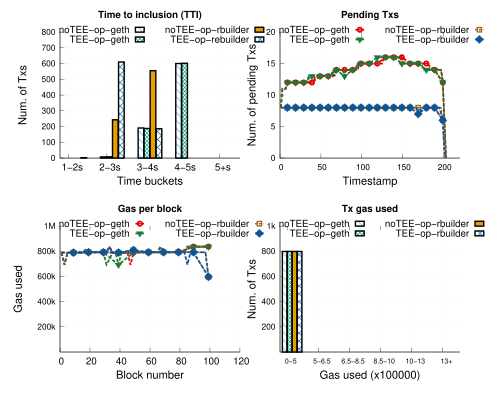

The script that saved this image:
# 
# Author: Peterson Yuhala
#

#set term postscript size 3.3in,2.8in linewidth 1 color eps enhanced 22
set term postscript size 5in,4in linewidth 1 color eps enhanced 22
#call "common.gnuplot" "3.4in, 3.9in"
set encoding utf8

set output "pbs_builders_uniswap.eps"
set datafile separator comma

load "styles.inc"
load "common.gnuplot" 
load "linetypes.gnuplot"

## Variables
COEFF = 1000  # how much we multiply values; in this case we are changin seconds to milli seconds


mp_startx=0.12
mp_starty=0.08
mp_height=0.80
mp_rowgap=0.17
mp_colgap=0.08
mp_width=0.80      


font_size = 14
label_size = 18

eval mpSetup(2,2)

set ytics nomirror
set grid y
set ytics font ",12"


eval mpNext
# --- GRAPH a (top left)


set title "Time to inclusion (TTI)" font "Helvetica-bold,14" #offset 0,-0.2

set ylabel "Num. of Txs" font ",16"  offset 2.5,0
set xlabel "Time buckets" font ",16"
set xtics font ",14"


set xtics("1-2s" 0, "2-3s" 1, "3-4s" 2, "4-5s" 3, "5+s" 4) font ",14"
#set xtics rotate by 60

set style fill solid border -1
set boxwidth 0.15
set xtics offset 0.4,0.4,0
set ytics offset 0.5,0,0
set xlabel offset 0,1,0

dx=0.08
#set offset 25, -0.5, 0, 0 #left,right,top,bottom

#set xrange[0:400]
set yrange [0:800]

#set key samplen 1 font ",14" at graph 0.5,0.95
#set key maxrows 1 samplen 0.5 width -2 invert center at graph 1.1,1.125 font ",12"
#set key samplen 1 font ",14" at graph 0.5,0.95

set key samplen 0.75 maxrows 2 at graph 0.5, 0.98 center font ",14"



plot 'data/uniswap/pbs_notee_op-geth-uniswap_tti.csv' u ($1-dx):3 t "noTEE-op-geth" with boxes ls 1 lc rgb C2 fillstyle pattern 4, \
    'data/uniswap/pbs_tee_op-geth_uniswap_tti.csv' u ($1+dx):3 t "TEE-op-geth"  with boxes ls 1 lc rgb C3 fillstyle pattern 2, \
    'data/uniswap/pbs_notee_op-rbuilder-uniswap_tti.csv' u ($1+3*dx):3 t "noTEE-op-rbuilder"  with boxes ls 1 lc rgb C1 fillstyle pattern 3, \
    'data/uniswap/pbs_tee_op-rbuilder_uniswap_tti.csv' u ($1+5*dx):3 t "TEE-op-rebuilder"  with boxes ls 1 lc rgb C5 fillstyle pattern 9
     
unset xtics
eval mpNext
# --- GRAPH b (top right)
set xrange[0:220]


set yrange [0:20]
set title "Pending Txs" font "Helvetica-bold,14" #offset 0,-0.2

set ylabel "Num. of pending Txs" font ",16"  offset 2.5,0
set xlabel "Timestamp" font ",16" 
set xtics offset 0,0.4,0 font ",12"


#set key samplen 1 maxrows 1 center top outside at graph 0.5, 1.0 font ",14"

plot 'data/uniswap/pbs_notee_op-geth-uniswap_pending_tx.csv' u 1:3 every 2  w l ls 2006 notitle, \
      '' u 1:3 every 10 t "noTEE-op-geth" w lp ls 2006, \
     'data/uniswap/pbs_tee_op-geth_uniswap_pending_tx.csv' u 1:3 every 2  w l ls 2007 notitle, \
     '' u 1:3 every 10 t "TEE-op-geth" w lp ls 2007, \
     'data/uniswap/pbs_notee_op-rbuilder-uniswap_pending_tx.csv' u 1:3 every 2 w l ls 22004 notitle, \
     '' u 1:3 every 10 t "noTEE-op-rbuilder" w lp ls 22004, \
     'data/uniswap/pbs_tee_op-rbuilder_uniswap_pending_tx.csv' u 1:3 every 2 w l ls 22001 notitle, \
        '' u 1:3 every 10 t "TEE-op-rbuilder" w lp ls 22001

unset xrange
eval mpNext
# --- GRAPH bottom left

set title "Gas per block" font "Helvetica-bold,14" 
set xlabel "Block number" font ",16"
set xtics font ",14"

set style fill solid border -1



#unset key 
set ylabel "Gas used" font ",16"  offset 2,0
#set key samplen 1 maxrows 1 center top outside at graph 0.5, 1.0 font ",14"
set yrange [0:1000000]
set xrange [0:120]
# Gas per block for erc20 bench is much higher than erc20 and uniswap
set ytics("200k" 200000, "400k" 400000, "600k" 600000, "800k" 800000, "1M" 1000000) font ",12"
#set ytics("2M" 2000000, "4M" 4000000, "6M" 6000000, "8M" 8000000, "10M" 10000000, "12M" 12000000, "14M" 14000000, "16M" 16000000, "18M" 18000000, "20M" 20000000) font ",12"


plot 'data/uniswap/pbs_notee_op-geth-uniswap_gas_per_block.csv' u 1:3 every 2  w l ls 2006 notitle, \
      '' u 1:3 every 10 t "noTEE-op-geth" w lp ls 2006, \
     'data/uniswap/pbs_tee_op-geth_uniswap_gas_per_block.csv' u 1:3 every 2  w l ls 2007 notitle, \
     '' u 1:3 every 10 t "TEE-op-geth" w lp ls 2007, \
     'data/uniswap/pbs_notee_op-rbuilder-uniswap_gas_per_block.csv' u 1:3 every 2 w l ls 22004 notitle, \
     '' u 1:3 every 10 t "noTEE-op-rbuilder" w lp ls 22004, \
     'data/uniswap/pbs_tee_op-rbuilder_uniswap_gas_per_block.csv' u 1:3 every 2 w l ls 22001 notitle, \
        '' u 1:3 every 10 t "TEE-op-rbuilder" w lp ls 22001
     

eval mpNext
# --- GRAPH: bottom right
set yrange [0:1000]
unset xrange

set style fill solid border -1
set boxwidth 0.15
set xtics offset 0.4,0.4,0
set ytics offset 0.5,0,0
set xlabel offset 0,1,0


#set xtics("0-500k" 0, "500k-650k" 1, "650k-850k" 2, "850k-1M" 3, "1M-1.3M" 4, "1.3M+" 5) offset 0,0.3,0 font ",10"
set xtics("0-5" 0, "5-6.5" 1, "6.5-8.5" 2, "8.5-10" 3, "10-13" 4, "13+" 5 ) font ",10"
#set xtics rotate by 45
#set xrange [-0.7:10]



set ytics("200" 200, "400" 400, "600" 600, "800" 800, "1k" 1000) font ",12"

set title "Tx gas used" font "Helvetica-bold,14" #offset 0,-0.2

set ylabel "Num. of Txs" font ",16"  offset 2.5,0
set xlabel "Gas used (x100000)" font ",16"
dx=0.08

#set label "min = 1μs" at graph 0.6,0.9 font ",16"
#set label "avg = 2^{48}μs" at graph 0.6,0.78 font ",16"
#set label "max = 2^{64}-1μs" at graph 0.6,0.65 font ",16"

#set key samplen 1 maxrows 1 center top outside at graph 0.5, 1.0 font ",14"

plot 'data/uniswap/pbs_notee_op-geth-uniswap_tx_gas_used.csv' u ($1-dx):3 t "noTEE-op-geth" with boxes ls 1 lc rgb C2 fillstyle pattern 4, \
     'data/uniswap/pbs_tee_op-geth_uniswap_tx_gas_used.csv' u ($1+dx):3 t "TEE-op-geth" with boxes ls 1 lc rgb C3 fillstyle pattern 2, \
     'data/uniswap/pbs_notee_op-rbuilder-uniswap_tx_gas_used.csv' u ($1+3*dx):3 t "noTEE-op-rbuilder"  with boxes ls 1 lc rgb C1 fillstyle pattern 3, \
     'data/uniswap/pbs_tee_op-rbuilder_uniswap_tx_gas_used.csv' u ($1+5*dx):3 t "TEE-op-rbuilder"  with boxes ls 1 lc rgb C5 fillstyle pattern 9

     
!epstopdf "pbs_builders_uniswap.eps"
!rm "pbs_builders_uniswap.eps"
quit
